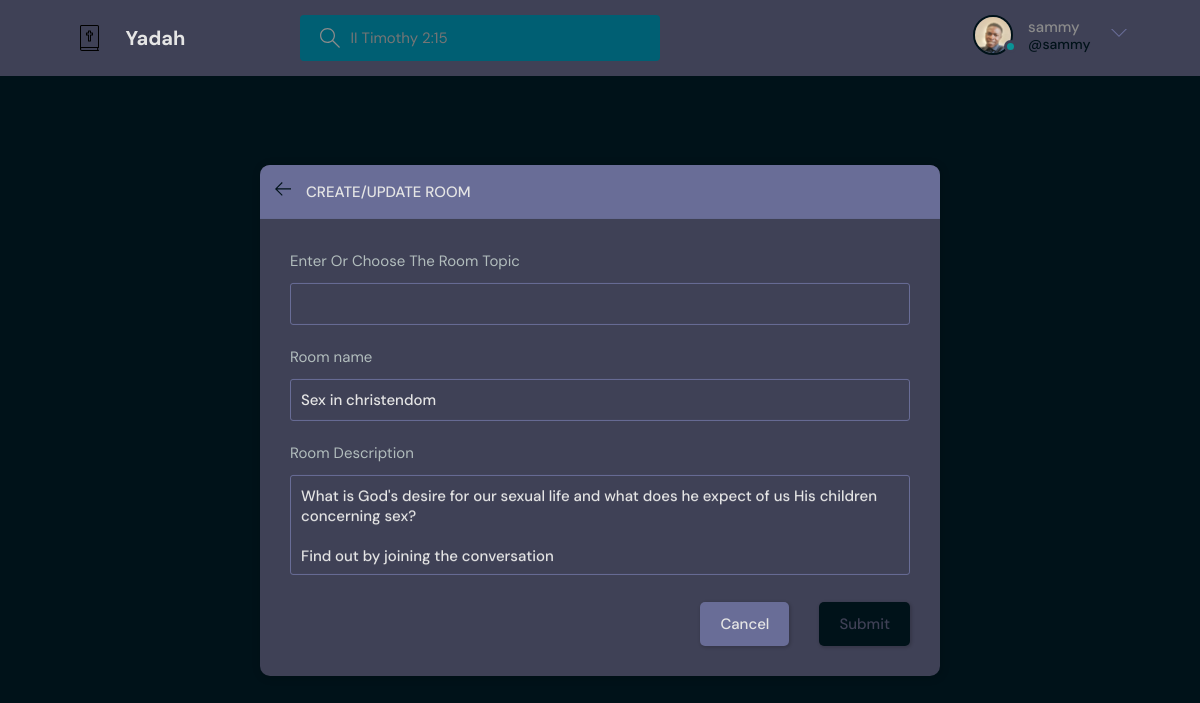
The app's page /update-room/1/ (signed in) with its own data.
### base/models.py (models this page shows, shortened)
class User(AbstractUser):
    name = models.CharField(max_length=100, null=True)
    email = models.EmailField(null=True, unique=True)
    bio = models.TextField(null=True)
    avatar = models.ImageField(null=True, default="avatar.svg")
    USERNAME_FIELD = 'email'
    REQUIRED_FIELDS = []

class Room(models.Model):
    host = models.ForeignKey(User, on_delete=models.SET_NULL, null=True)
    topic = models.ForeignKey(Topic, on_delete=models.SET_NULL, null=True)
    name = models.CharField(max_length=200)
    description = models.TextField(max_length=180, null=True, blank=True)
    participants = models.ManyToManyField(User, related_name='participants', blank=True)
    updated = models.DateTimeField(auto_now=True)
    created = models.DateTimeField(auto_now_add=True)
    class Meta:
        ordering = ['-updated', '-created']

class Topic(models.Model):
    name = models.CharField(max_length=200)

### base/views.py (the view, shortened to what this page needs)
# urls.py: path('update-room/<str:pk>/', views.updateRoom, name="update-room"),
@login_required(login_url='login')
def updateRoom(request, pk):
    room = Room.objects.get(id=pk)
    form = RoomForm(instance=room)
    topics = Topic.objects.all()
    if request.user != room.host:
        return HttpResponse('You are not the owner of the room!')
    context={'form': form, 'topics': topics, 'room': room}
    return render(request, 'base/room_form.html', context)

### base/forms.py
class RoomForm(ModelForm):
    class Meta:
        model = Room
        fields = '__all__'
        exclude = ['host', 'participants']

### base/templates/base/room_form.html (shortened to what this page needs)
{% extends 'main.html' %}
{% block content %}
  <main class="create-room layout">
    <div class="container">
      <div class="layout__box">
        <div class="layout__boxHeader">
          <div class="layout__boxTitle">
            <a href="{% url 'home' %}">
              <svg version="1.1" xmlns="http://www.w3.org/2000/svg" width="32" height="32" viewBox="0 0 32 32">
                <title>arrow-left</title>
                <path
                  d="M13.723 2.286l-13.723 13.714 13.719 13.714 1.616-1.611-10.96-10.96h27.625v-2.286h-27.625l10.965-10.965-1.616-1.607z">
                </path>
              </svg>
            </a>
            <h3>Create/Update Room</h3>
          </div>
        </div>
        <div class="layout__body">
          <form class="form" action="" method='POST'>
            <div class="form__group">
              <label for="room_topic">Enter Or Choose The Room Topic</label>
              <input required type="text value="{{room.topic.name}}" name="topic" list="topic-list"/>
            </div>
            <div class="form__group">
              <label for="room_name">Room name</label>
              {{form.name}}
            </div>
            <div class="form__group">
              <label for="room_description">Room Description</label>
              {{form.description}}
            </div>
            <div class="form__action">
              <a class="btn btn--dark" href="{% url 'home' %}">Cancel</a>
              <button class="btn btn--main" type="submit">Submit</button>
            </div>
          </form>
        </div>
      </div>
    </div>
  </main>
{% endblock content %}

### Templates/navbar.html (shortened to what this page needs)
{% load static %}
<header class="header header--loggedIn">
    <div class="container">
      <a href="{% url 'home' %}" class="header__logo">
        <img src="{% static 'images/holy.svg' %}" />
        <h1>Yadah</h1>  <br>
      </a>
      <form class="header__search" method='GET' action='{% url 'home' %}'>
        <label>
          <input name='q' placeholder="II Timothy 2:15" />
        </label>
      </form>
      <nav class="header__menu">
        {% if request.user.is_authenticated %}
        <div class="header__user">
          <a href="{% url 'user-profile' request.user.id %}">
            <div class="avatar avatar--medium active">
              <img src="{{request.user.avatar.url}}" />
            </div>
            <p>{{request.user.username}} <span>@{{request.user.username}}</span></p>
          </a>
          <button class="dropdown-button">
            <svg version="1.1" xmlns="http://www.w3.org/2000/svg" width="32" height="32" viewBox="0 0 32 32">
              <title>chevron-down</title>
              <path d="M16 21l-13-13h-3l16 16 16-16h-3l-13 13z"></path>
            </svg>
          </button>
        </div>
        {% else %}
        <a href="{% url 'login' %}">
          <img src="{% static 'images/avatar.svg' %}" />
          <p>Login</p>
        </a>
        {% endif %}
      </nav>
    </div>
  </header>

### records on screen
User: user.avatar (picture), user.username "sammy"
Room: name "Sex in christendom", description "What is God's desire for our sexual life and what does he expect of us His children concerning sex? Find out by joining the conversation"
